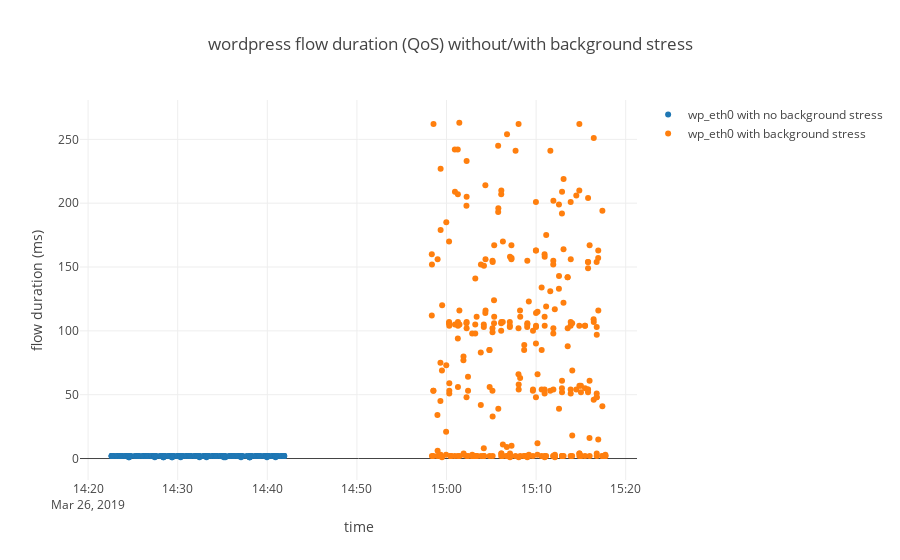

The code cell stored with this chart in its notebook:
### Code cell
plotSkydiveFlows2(dfSkydiveFlowsNoStress,dfSkydiveFlowsWithStress,'wordpress flow duration (QoS) without/with background stress','time_to_FIN',"flow duration (ms)")

### Figure 1 — Plotly figure (JSON) as saved in the notebook; plotly's stock layout.template omitted (floating-point values rounded to 4 significant figures; data arrays with more than 128 entries replaced by an {"elided": "..."} marker saying what was removed)
{"data": [{"y": {"elided": "240 int values"}, "x": {"elided": "240 str values"}, "type": "scatter", "mode": "markers", "name": "wp_eth0 with no background stress"}, {"y": {"elided": "297 int values"}, "x": {"elided": "297 str values"}, "type": "scatter", "mode": "markers", "name": "wp_eth0 with background stress"}], "layout": {"barmode": "group", "title": "wordpress flow duration (QoS) without/with background stress", "xaxis": {"title": "time"}, "yaxis": {"title": "flow duration (ms)"}}}
